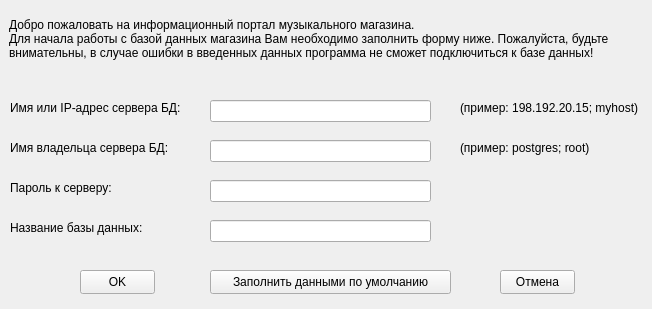
<?xml version="1.0" encoding="UTF-8"?>
<ui version="4.0">
 <class>DbWindow</class>
 <widget class="QMainWindow" name="DbWindow">
  <property name="geometry">
   <rect>
    <x>0</x>
    <y>0</y>
    <width>652</width>
    <height>309</height>
   </rect>
  </property>
  <property name="windowTitle">
   <string>Books</string>
  </property>
  <widget class="QWidget" name="centralWidget">
   <widget class="QLabel" name="label">
    <property name="geometry">
     <rect>
      <x>9</x>
      <y>9</y>
      <width>631</width>
      <height>61</height>
     </rect>
    </property>
    <property name="text">
     <string>&lt;html&gt;&lt;head/&gt;&lt;body&gt;&lt;p&gt;Добро пожаловать на информационный портал музыкального магазина.&lt;br&gt;Для начала работы с базой данных магазина Вам необходимо заполнить форму ниже. Пожалуйста, будьте&lt;br&gt; внимательны, в случае ошибки в введенных данных программа не сможет подключиться к базе данных!&lt;/p&gt;&lt;/body&gt;&lt;/html&gt;</string>
    </property>
   </widget>
   <widget class="QLabel" name="label_2">
    <property name="geometry">
     <rect>
      <x>10</x>
      <y>100</y>
      <width>181</width>
      <height>16</height>
     </rect>
    </property>
    <property name="text">
     <string>Имя или IP-адрес сервера БД:</string>
    </property>
   </widget>
   <widget class="QLabel" name="label_3">
    <property name="geometry">
     <rect>
      <x>10</x>
      <y>140</y>
      <width>161</width>
      <height>16</height>
     </rect>
    </property>
    <property name="text">
     <string>Имя владельца сервера БД:</string>
    </property>
   </widget>
   <widget class="QLabel" name="label_4">
    <property name="geometry">
     <rect>
      <x>10</x>
      <y>180</y>
      <width>151</width>
      <height>16</height>
     </rect>
    </property>
    <property name="text">
     <string>Пароль к серверу:</string>
    </property>
   </widget>
   <widget class="QLabel" name="label_5">
    <property name="geometry">
     <rect>
      <x>10</x>
      <y>220</y>
      <width>151</width>
      <height>16</height>
     </rect>
    </property>
    <property name="text">
     <string>Название базы данных:</string>
    </property>
   </widget>
   <widget class="QLineEdit" name="serverName">
    <property name="geometry">
     <rect>
      <x>210</x>
      <y>100</y>
      <width>221</width>
      <height>22</height>
     </rect>
    </property>
   </widget>
   <widget class="QLineEdit" name="userName">
    <property name="geometry">
     <rect>
      <x>210</x>
      <y>140</y>
      <width>221</width>
      <height>22</height>
     </rect>
    </property>
   </widget>
   <widget class="QLineEdit" name="password">
    <property name="geometry">
     <rect>
      <x>210</x>
      <y>180</y>
      <width>221</width>
      <height>22</height>
     </rect>
    </property>
    <property name="echoMode">
     <enum>QLineEdit::Password</enum>
    </property>
   </widget>
   <widget class="QLineEdit" name="dbName">
    <property name="geometry">
     <rect>
      <x>210</x>
      <y>220</y>
      <width>221</width>
      <height>22</height>
     </rect>
    </property>
   </widget>
   <widget class="QLabel" name="label_6">
    <property name="geometry">
     <rect>
      <x>460</x>
      <y>100</y>
      <width>181</width>
      <height>16</height>
     </rect>
    </property>
    <property name="text">
     <string>(пример: 198.192.20.15; myhost)</string>
    </property>
   </widget>
   <widget class="QLabel" name="label_7">
    <property name="geometry">
     <rect>
      <x>460</x>
      <y>140</y>
      <width>171</width>
      <height>16</height>
     </rect>
    </property>
    <property name="text">
     <string>(пример: postgres; root)</string>
    </property>
   </widget>
   <widget class="QPushButton" name="okButton">
    <property name="geometry">
     <rect>
      <x>80</x>
      <y>270</y>
      <width>75</width>
      <height>24</height>
     </rect>
    </property>
    <property name="text">
     <string>OK</string>
    </property>
   </widget>
   <widget class="QPushButton" name="cancelButton">
    <property name="geometry">
     <rect>
      <x>500</x>
      <y>270</y>
      <width>75</width>
      <height>24</height>
     </rect>
    </property>
    <property name="text">
     <string>Отмена</string>
    </property>
   </widget>
   <widget class="QPushButton" name="defaultFullButton">
    <property name="geometry">
     <rect>
      <x>210</x>
      <y>270</y>
      <width>241</width>
      <height>24</height>
     </rect>
    </property>
    <property name="text">
     <string>Заполнить данными по умолчанию</string>
    </property>
   </widget>
  </widget>
 </widget>
 <resources/>
 <connections/>
</ui>
